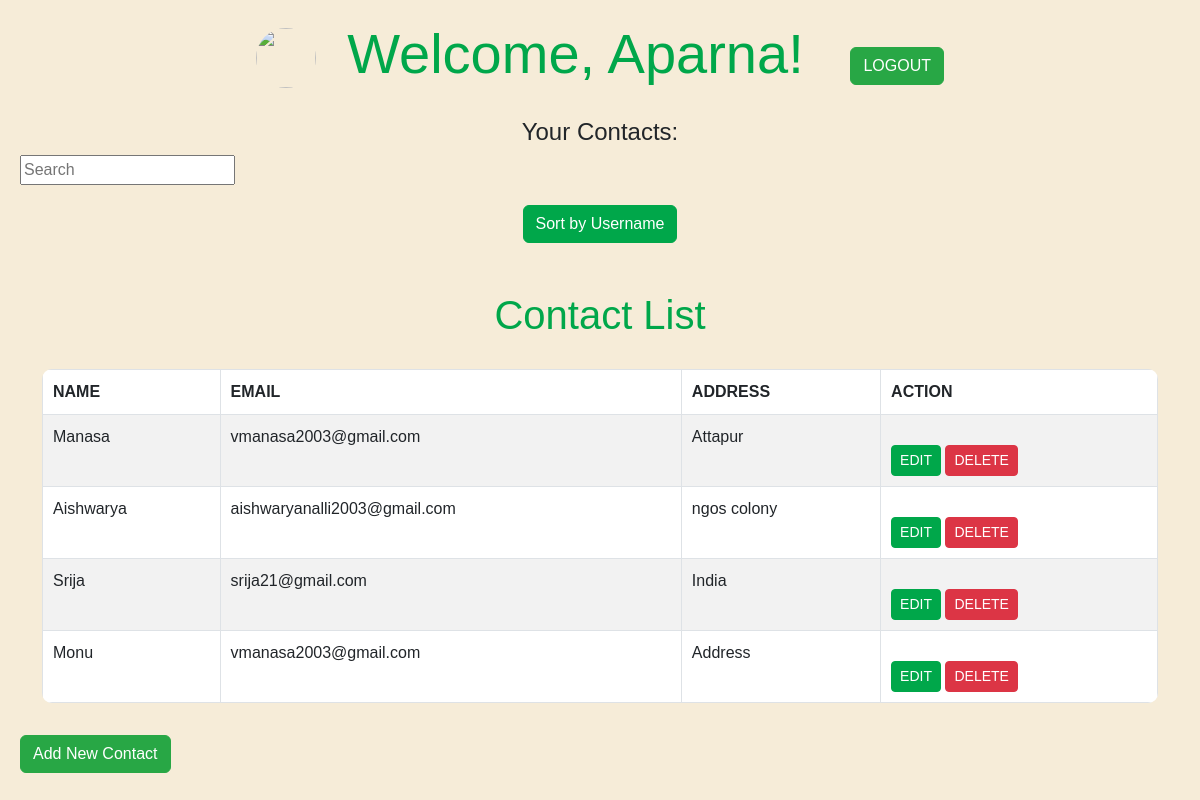
The app's page /home/profile/3/ with its own data.
### addressapp/models.py (models this page shows, shortened)
class Profile(models.Model):
    email = models.EmailField()
    password = models.CharField(max_length=128)
    repassword = models.CharField(max_length=128)   # Store the hashed password
    photo = models.ImageField(upload_to='images/',default='manasa.jpeg')
    username = models.CharField(max_length=255)

class UserContact(models.Model):
    email = models.EmailField()
    address=models.TextField()
    username = models.CharField(max_length=255, blank=True)
    profile=models.ForeignKey(Profile, on_delete=models.CASCADE,default='')

### addressapp/views.py (the view)
# urls.py: path('home/profile/<int:user_id>/', views.profile, name='profile'),
def profile(request,user_id):
    user = Profile.objects.get(pk= user_id)
    contacts = UserContact.objects.filter(profile=user)
    return render(request, 'profile.html', {'user': user, 'contacts': contacts})

### templates/profile.html (shortened to what this page needs)
{%load static%}
<!DOCTYPE html>
<html>
<head>
    <link href="https://cdn.jsdelivr.net/npm/bootstrap@5.3.0/dist/css/bootstrap.min.css" rel="stylesheet">
</head>
<body>
    <h1 class="display-4"><img src="{{user.images.photo.url}}" alt="" width="60" height="60" class="rounded-circle">&nbsp Welcome, {{ user.username }}!<span>&nbsp &nbsp<a href="{% url 'home' %}" class="btn btn-success mt-3">LOGOUT</a></span></h1>
    <h2 class="h4">Your Contacts:</h2>
      <form action="{% url 'search-area' id1=user.id%}" method="GET" class="" id='search-form'>
        <input type="search-name" class="" name="search-area" placeholder="Search"
            value={{search_input}}>
        <i onclick="document.getElementById('search-form').submit();" style="padding-left: 5px;"
            class="fas fa-search"></i>
    </form>
    <h2>
        <a href="{% url 'sort_contacts' id2=user.id %}" class="btn btn-primary">Sort by Username</a>
    </h2>
    <div class="container mt-5">
        <h1>Contact List</h1>
        <table class="table table-bordered table-striped">
          <thead class="thead-dark">
            <tr>
              <th>Name</th>
              <th>Email</th>
              <th>Address</th>
              <th>Action</th>
            </tr>
          </thead>
          <tbody>
            {% for contact in contacts %}
            <tr>
              <td>{{ contact.username }}</td>
              <td>{{ contact.email }}</td>
              <td>{{ contact.address }}</td>
              <td>
                <a href="{% url 'update' user_id=user.id contact_id=contact.id %}" class="btn btn-primary btn-sm">EDIT</a>
                <a href="{% url 'delete' user_id=user.id contact_id=contact.id %}" class="btn btn-danger btn-sm">DELETE</a>
              </td>
            </tr>
            {% endfor %}
          </tbody>
        </table>
      </div>
    <a href="{% url 'useradd' user_id=user.id %}" class="btn btn-success mt-3">Add New Contact</a>
</body>
</html>

### templates/profile.html (style rules this page uses)
body { background-color: #f6ecd8; padding: 20px; font-family: 'Segoe UI', Tahoma, Geneva, Verdana, sans-serif; }
h1, h2 { color: #00a74a; text-align: center; margin-bottom: 30px; }
table { width: 100%; border-collapse: collapse; border-radius: 10px; overflow: hidden; }
th, td { padding: 10px; text-align: left; border-bottom: 2px solid #dee2e6; }
th { background-color: #00a74a; color: #ffffff; text-transform: uppercase; font-weight: bold; }
tbody tr:nth-child(even) { background-color: #f8f9fa; }
tbody tr:nth-child(odd) { background-color: #f1f1f1; }
.btn-primary { background-color: #00a74a; border-color: #00a74a; }
.btn-success { background-color: #28a745; border-color: #28a745; }
.btn-danger { background-color: #dc3545; border-color: #dc3545; }
a { display: inline-block; margin-top: 20px; background-color: #00a74a; color: #ffffff; padding: 10px 20px; text-decoration: none; border-radius: 5px; }
body { font-family: Arial, sans-serif; }
.table td, .table th { padding: 10px; }

### records on screen
Profile: username "Aparna"
UserContact: username "Manasa", email "vmanasa2003@gmail.com", address "Attapur"
UserContact: username "Aishwarya", email "aishwaryanalli2003@gmail.com", address "ngos colony"
UserContact: username "Srija", email "srija21@gmail.com", address "India"
UserContact: username "Monu", email "vmanasa2003@gmail.com", address "Address"
